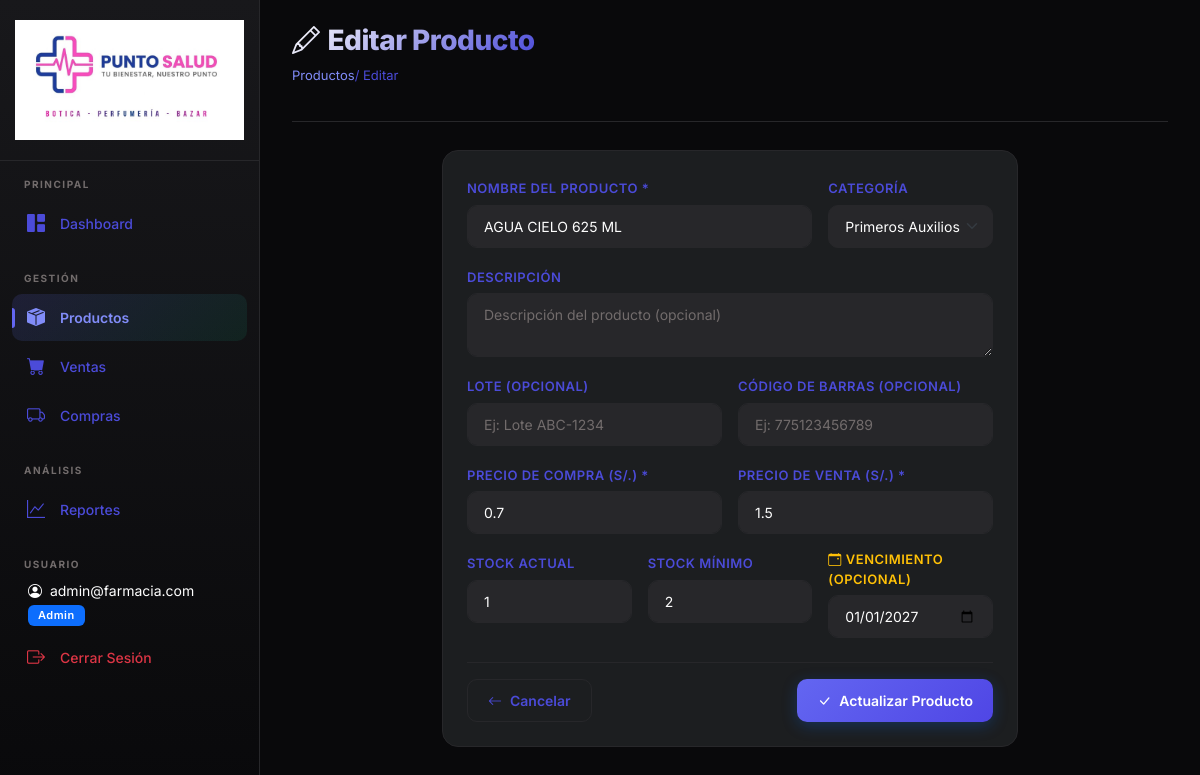
The page /productos/456/editar (signed in) on the database as committed earlier.
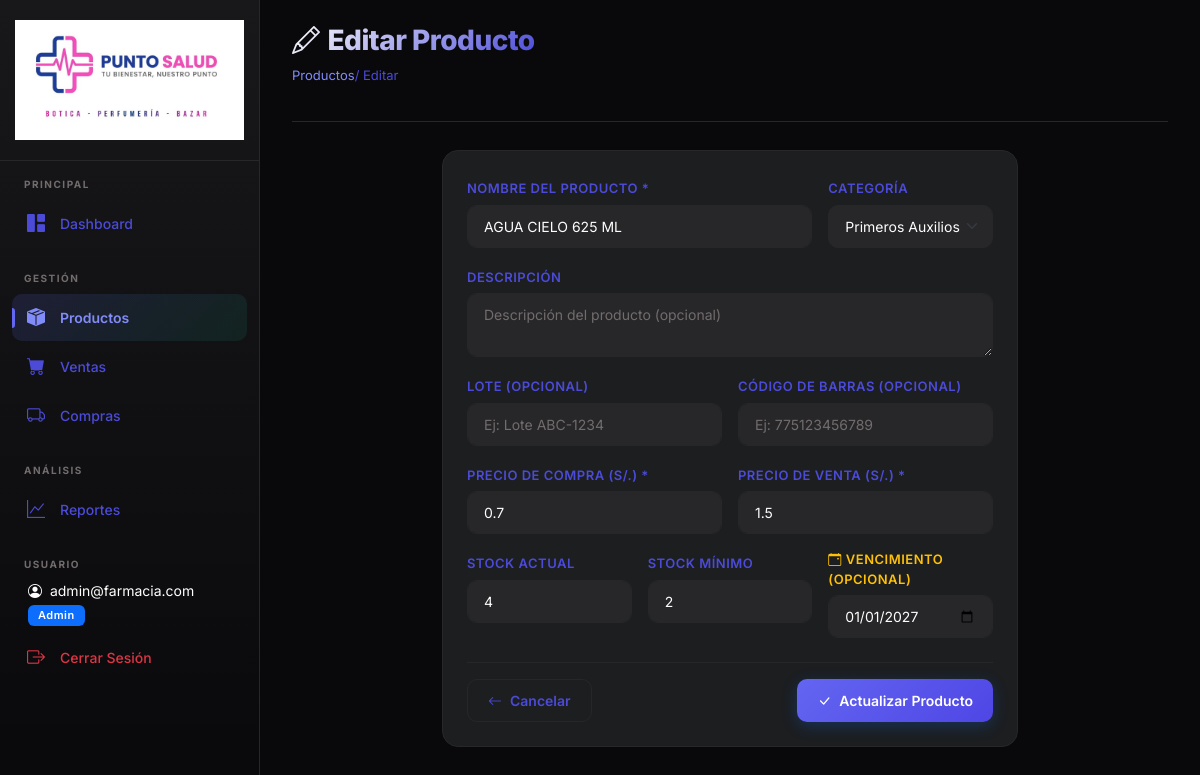
The same page on the database as committed later.
### models.py (models this page shows, shortened)
class Producto(db.Model):
    __tablename__ = 'productos'
    id = db.Column(db.Integer, primary_key=True)
    nombre = db.Column(db.String(200), nullable=False)
    descripcion = db.Column(db.Text, nullable=True)
    categoria = db.Column(db.String(100), nullable=True, default='General')
    lote = db.Column(db.String(100), nullable=True)
    codigo_barras = db.Column(db.String(100), nullable=True, index=True)
    precio_compra = db.Column(db.Float, nullable=False, default=0.0)
    precio_venta = db.Column(db.Float, nullable=False, default=0.0)
    stock = db.Column(db.Integer, nullable=False, default=0)
    stock_minimo = db.Column(db.Integer, nullable=False, default=5)
    fecha_vencimiento = db.Column(db.Date, nullable=True)
    precio_blister = db.Column(db.Float, nullable=True, default=0.0)
    precio_caja = db.Column(db.Float, nullable=True, default=0.0)
    fecha_creacion = db.Column(db.DateTime, default=datetime.now)
    detalles_venta = db.relationship('DetalleVenta', backref='producto', lazy=True)
    detalles_compra = db.relationship('DetalleCompra', backref='producto', lazy=True)

### app.py (the view, shortened to what this page needs)
@app.route('/productos/<int:id>/editar', methods=['GET', 'POST'])
@login_required
def producto_editar(id):
    if not current_user.is_admin:
        flash('No tienes permisos para realizar esta acción.', 'danger')
        return redirect(url_for('productos_lista'))
    producto = Producto.query.get_or_404(id)
    return render_template('productos/formulario.html', producto=producto)

### app.py (called while the page is built)
@login_manager.user_loader
def load_user(user_id):
    return Usuario.query.get(int(user_id))

### models.py (called while the page is built)
    @property
    def is_admin(self):
        return self.rol == 'admin'

### templates/productos/formulario.html (shortened to what the changed rows need)
{% extends "base.html" %}
{% block content %}
<div class="page-header">
    <div>
        <h1><i class="bi bi-{{ 'pencil' if producto else 'plus-lg' }} me-2"></i>{{ 'Editar' if producto else 'Nuevo' }}
            Producto</h1>
    </div>
</div>
<div class="row justify-content-center">
    <div class="col-md-8">
        <div class="card">
            <div class="card-body p-4">
                <form method="POST" id="form-producto">
                    <div class="row g-3">
                        <div class="col-md-8">
                            <label class="form-label">Nombre del Producto *</label>
                            <input type="text" name="nombre" class="form-control" required
                                value="{{ producto.nombre if producto else '' }}" placeholder="Ej: Paracetamol 500mg"
                                id="input-nombre">
                        </div>
                                {% set categorias = ['General', 'Medicamentos', 'Vitaminas', 'Higiene', 'Cuidado
                                Personal', 'Bebé', 'Primeros Auxilios', 'Equipos Médicos'] %}
                        <div class="col-md-6">
                            <label class="form-label">Precio de Compra (S/.) *</label>
                            <input type="number" name="precio_compra" class="form-control" step="0.01" min="0" required
                                value="{{ producto.precio_compra if producto else '' }}" placeholder="0.00"
                                id="input-precio-compra">
                        </div>
                        <div class="col-md-6">
                            <label class="form-label" id="label-precio-venta">Precio de Venta (S/.) *</label>
                            <input type="number" name="precio_venta" class="form-control" step="0.01" min="0" required
                                value="{{ producto.precio_venta if producto else '' }}" placeholder="0.00"
                                id="input-precio-venta">
                        </div>
                        <div class="col-md-4">
                            <label class="form-label">Stock Actual</label>
                            <input type="number" name="stock" class="form-control" min="0"
                                value="{{ producto.stock if producto else 0 }}" id="input-stock">
                        </div>
                        <div class="col-md-4">
                            <label class="form-label">Stock Mínimo</label>
                            <input type="number" name="stock_minimo" class="form-control" min="0"
                                value="{{ producto.stock_minimo if producto else 5 }}" id="input-stock-minimo">
                        </div>
                        <div class="col-md-4">
                            <label class="form-label text-warning"><i class="bi bi-calendar-event me-1"></i>Vencimiento
                                (Opcional)</label>
                            <input type="date" name="fecha_vencimiento" class="form-control"
                                value="{{ producto.fecha_vencimiento.strftime('%Y-%m-%d') if producto and producto.fecha_vencimiento else '' }}"
                                id="input-fecha-vencimiento">
                        </div>
                    </div>
                </form>
            </div>
        </div>
    </div>
</div>
{% endblock %}

Rows that differ between the two databases and show on the page:
changed Producto "AGUA CIELO 625 ML": stock "1" → "4"
